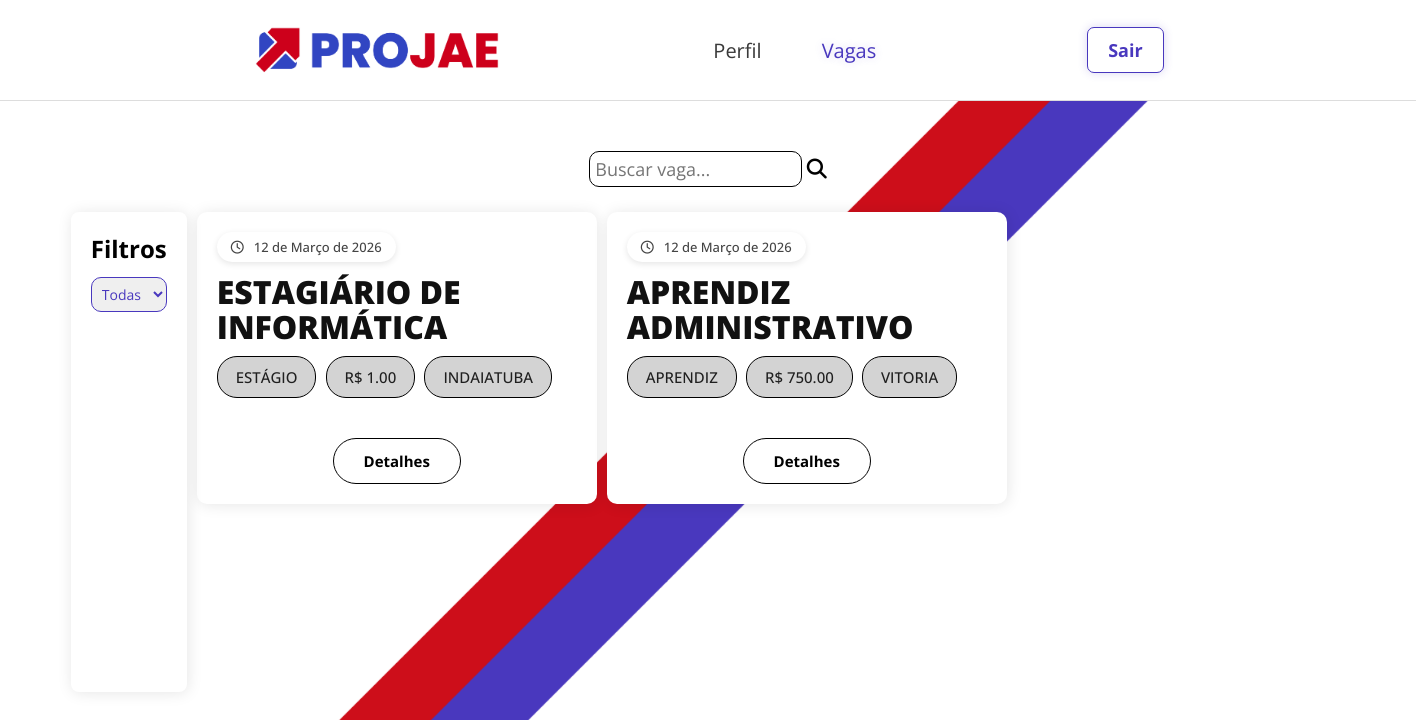
The page /public/views/vagas.php (signed in) on the database its author committed.
### tables this page shows
CREATE TABLE IF NOT EXISTS vagas (
    id_vaga INT AUTO_INCREMENT PRIMARY KEY,
    titulo VARCHAR(150) NOT NULL,
    descricao TEXT,
    tipo ENUM('Estágio','Aprendiz') NOT NULL,
    salario DECIMAL(10,2),
    cidade VARCHAR(100),
    `status` ENUM('aberta','fechada') DEFAULT 'aberta',
    data_publicacao TIMESTAMP DEFAULT CURRENT_TIMESTAMP,
    id_empresa INT NOT NULL,

    CONSTRAINT fk_vaga_empresa
    FOREIGN KEY (id_empresa)
    REFERENCES empresas(id_empresa)
    ON DELETE CASCADE
    ON UPDATE CASCADE
);

### src/controllers/VagaController.php (called while the page is built, shortened)
<?php
require_once __DIR__ . '/../config/config.php';
require_once __DIR__ . '/../models/Vaga.php';
function handleBuscarVaga($pdo)
{
    try {
        $vagaModel = new Vaga($pdo);
        return $vagaModel->buscarVagasAbertas();
    } catch (PDOException $e) {
        error_log("Erro ao trazer vagas: " . $e->getMessage());
        return [];
    }
}

### src/models/Vaga.php (called while the page is built, shortened)
<?php
class Vaga
{
    private $pdo;
    public function __construct($pdo)
    {
        $this->pdo = $pdo;
    }
    public function buscarVagasAbertas()
    {
        $stmt = $this->pdo->prepare("
        SELECT
            empresas.nome AS nomeEmpresa,
            vagas.*,
            DATE(vagas.data_publicacao) AS data_publicacao_formatada
            FROM vagas
            INNER JOIN empresas ON vagas.id_empresa = empresas.id_empresa
            WHERE vagas.status = 'aberta'
        ");
        $stmt->execute();
        return $stmt->fetchAll(PDO::FETCH_ASSOC);
    }
}

### public/views/vagas.php (the view, shortened to what this page needs)
<?php
require_once __DIR__ . "/../../src/controllers/VagaController.php";
$vagas = handleBuscarVaga($pdo);
$meses = [
    1 => 'Janeiro',
    'Fevereiro',
    'Março',
    'Abril',
    'Maio',
    'Junho',
    'Julho',
    'Agosto',
    'Setembro',
    'Outubro',
    'Novembro',
    'Dezembro'
];
?>
<!DOCTYPE html>
<html lang="pt-BR">
<head>
    <link rel="stylesheet" href="https://cdnjs.cloudflare.com/ajax/libs/font-awesome/6.5.0/css/all.min.css">
    <link rel="stylesheet" href="../assets/css/globalEimports.css">
    <link rel="stylesheet" href="../assets/css/navegation.css">
    <link rel="stylesheet" href="../assets/css/main.css">
    <link rel="stylesheet" href="../assets/css/vagas.css">
</head>
<body class="corpo">
    <header class="cabecalho">
        <div class="contentCabecalho">
            <div class="logo"><img class="img" src="../assets/img/imagotipo.png" alt="Projae logo"></div>
            <ul class="list">
                <li><a class="item-list" href="../../src/controllers/DadosController.php?action=inicio">Perfil</a></li>
                <li><a class="item-list active" href="vagas.php">Vagas</a></li>
            </ul>
            <div class="cta">
                <a href="./logout.php" class="btnSair">Sair</a>
            </div>
        </div>
    </header>
    <main class="principal">
        <search class="search">
            <input class="inputSearch" id="inputBusca" type="text" placeholder="Buscar vaga...">
            <i class="fa-solid fa-search"></i>
        </search>
        <div class="content">
            <aside class="filtros">
                <h1 style="font-weight: bold;">Filtros</h1>
                <select id="filtroTipo" class="input">
                    <option class="opcaoTipo" value="">Todas</option>
                </select>
            </aside>
            <div id="listagemVagas">
                <?php foreach ($vagas as $vaga): ?>
                    <div class="card"
                        data-titulo="<?= htmlspecialchars(strtolower($vaga['titulo'] ?? '')) ?>"
                        data-descricao="<?= htmlspecialchars(strtolower($vaga['descricao'] ?? '')) ?>"
                        data-cidade="<?= htmlspecialchars(strtolower($vaga['cidade'] ?? '')) ?>"
                        data-tipo="<?= htmlspecialchars($vaga['tipo'] ?? '') ?>">
                        <form method="POST" action="../../src/controllers/InscricaoController.php">
                            <?php
                            $dataRaw = $vaga['data_publicacao'] ?? '';
                            if ($dataRaw) {
                                $ts  = strtotime($dataRaw);
                                $dia = date('d', $ts);
                                $mes = $meses[(int) date('m', $ts)] ?? '';
                                $ano = date('Y', $ts);
                                $dataFormatada = "$dia de $mes de $ano";
                            } else {
                                $dataFormatada = '';
                            }
                            ?>
                            <p class="dataPublicacao"><i class="fa-regular fa-clock"></i><?= htmlspecialchars($dataFormatada) ?></p>
                            <h1 class="cardTitulo"><?= htmlspecialchars($vaga['titulo']      ?? '') ?></h1>
                            <div class="tags">
                                <span class="tipo"><?= htmlspecialchars($vaga['tipo']    ?? '') ?></span>
                                <span class="salario">R$ <?= htmlspecialchars($vaga['salario'] ?? '') ?></span>
                                <span class="cidade"><?= htmlspecialchars($vaga['cidade']  ?? '') ?></span>
                            </div>
                            <div class="cta">
                                <button
                                    class="btn detalhes abrirDetalhes"
                                    type="button"
                                    data-id="<?= (int) $vaga['id_vaga'] ?>">
                                    Detalhes
                                </button>
                            </div>
                        </form>
                    </div>
                <?php endforeach; ?>
            </div>
    </main>
</body>
</html>

### public/assets/css/globalEimports.css (style rules this page uses)
* { margin:0; padding:0; box-sizing:border-box; font-family: 'Open Sans', sans-serif; }

### public/assets/css/navegation.css (style rules this page uses)
.cabecalho { width: 100%; border-bottom: 1px solid #ddd; background-color: white; }
.contentCabecalho { display: flex; justify-content: space-between; align-items: center; max-width: 70%; height: 100px; background: white; padding: 0 40px; margin: 0 auto; }
.img { width: 250px; }
.list { display: flex; list-style: none; gap: 60px; }
.item-list { text-decoration: none; color: #3a3a3a; font-size: 20px; }
.active { text-shadow: 0px 0px 10px rgba(74, 56, 190, 0.2); color: #4938be; }
.cta { display: flex; justify-content: center; align-items: center; gap: 25px; }
.btnSair { text-decoration: none; padding: 10px 20px; border-radius: 7px; background-color: white; color: #4938be; border: #4938be solid 1px; box-shadow: rgba(74, 56, 190, 0.2) 0px 0px 10px; font-size: 18px; font-weight: 700; cursor: pointer; }

### public/assets/css/main.css (style rules this page uses)
.corpo { position: relative; overflow: hidden; }
.corpo::before { content: ""; position: fixed; inset: 0; background-image: url("../img/bg.png"); background-repeat: no-repeat; background-position: center; background-size: cover; transform: scale(1.1); transition: transform 0.4s ease; z-index: -1; }
.principal { min-height: calc(100vh - 111px); width: 100%; padding-top: 50px; }
.content { width: 100%; max-width: 1100px; margin: 0 auto; }

### public/assets/css/vagas.css (style rules this page uses)
.corpo { overflow-y: visible; overflow-x: hidden; }
.search { display: block; display: flex; justify-content: center; align-items: center; margin-bottom: 25px; gap: 5px; }
.inputSearch { width: 15%; padding: 5px; font-size: 18px; border-radius: 10px; border: 1px solid black; }
.search > i { font-size: 20px; cursor: pointer; }
.content { display: grid; grid-template-columns: 1fr 5fr; max-width: 90%; gap: 10px; }
.filtros { box-shadow: 1px 1px 15px rgba(0, 0, 0, 0.1); background-color: #fff; padding: 20px; border-radius: 8px; position: sticky; top: 20px; height: 480px; display: flex; flex-direction: column; align-items: start; }
#filtroTipo { margin-top: 12px; padding: 6px; width: 100%; border-radius: 10px; border: 1px solid #4938be; color: #4938be; font-size: 14px; cursor: pointer; }
#filtroTipo option:checked { background-color: #4938be; color: white; }
.opcaoTipo { border: 1px solid #4938be; }
#listagemVagas { display: grid; grid-template-columns: repeat(3, 400px); gap: 10px; border-radius: 10px; }
.card { width: 100%; height: fit-content; background-color: #fff; box-shadow: 1px 1px 15px rgba(0, 0, 0, 0.1); border-radius: 10px; padding: 20px; }
.card form { display: flex; flex-direction: column; gap: 12px; }
.dataPublicacao, .dataInscricao { display: flex; align-items: center; gap: 10px; width: fit-content; background: white; color: #444; font-size: 13px; padding: 6px 14px; border-radius: 20px; font-weight: 500; box-shadow: 0 2px 6px rgba(0, 0, 0, 0.1); cursor: default; }
.cardTitulo { font-size: 32px; line-height: 1.1; font-weight: 800; color: #111; cursor: default; text-transform: uppercase; }
.tipo, .salario, .cidade { display: inline-block; width: fit-content; padding: 10px 18px; border-radius: 20px; background: rgb(211, 211, 211); border: 1px solid #000000; color: #1f1f1f; font-size: 15px; font-weight: 500; cursor: default; margin-right: 5px; margin-bottom: 10px; text-transform: uppercase; }
.btn { margin-top: 18px; align-self: center; background-color: black; color: white; border: none; border-radius: 25px; padding: 12px 30px; font-size: 15px; font-weight: bold; cursor: pointer; transition: 0.3s; }
.detalhes { background-color: #fff; border: 1px solid #000000; color: black; }
.cardTitulo, .nomeEmpresa { font-size: 32px; line-height: 1.1; font-weight: 800; color: #111; text-transform: uppercase; }

### rows shown on the page
vagas: data_publicacao "12 de Março de 2026", titulo "ESTAGIÁRIO DE INFORMÁTICA", tipo "ESTÁGIO", salario "1.00", cidade "INDAIATUBA"
vagas: data_publicacao "12 de Março de 2026", titulo "APRENDIZ ADMINISTRATIVO", tipo "APRENDIZ", salario "750.00", cidade "VITORIA"
